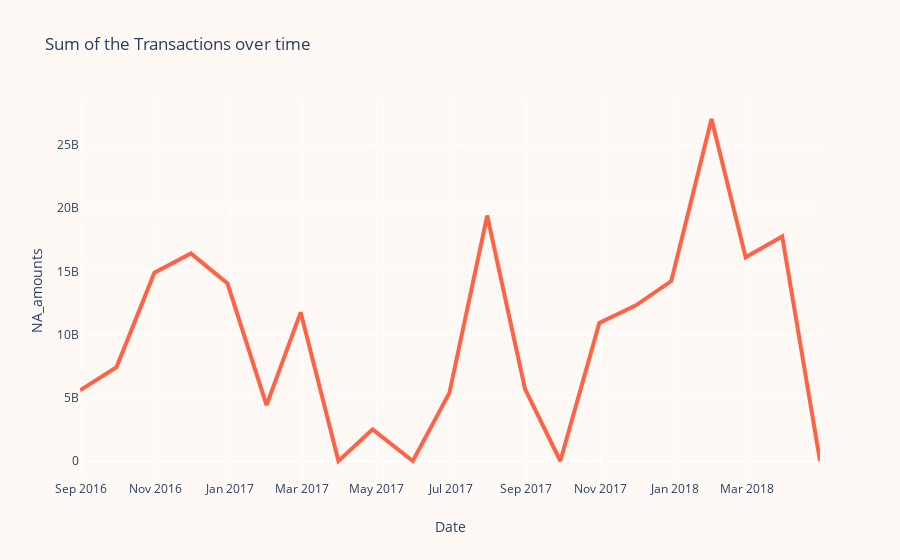

Notebook code for this chart:
### Markdown cell above
# Result of the Transaction Analysis over time
Out of the first graph, we can take the information with the red line wich shoes the amount of Na_values within the transactions and the blue dottet line shows the actual amount of transaction. Interesting to see is that the amount of transaction are so small compared to the amount of Na_values. Further notice is that it actually looks like the visits within the store are kind of seasonal. We interpret the Na values at the end of the project as visits in the store but not purchases. Because the amount of transaction doesn´t really increase within the time the na_values are low, lead to the consumpotion that there were less customers. Therefore a little trend is to see when it comes to the visits within the store. It would be interesting to see if Prophet could be a good prediction model for this case

### Code cell
#Taking a closer look of the actuel transaction, how they arte distributed and what values we get



#these are the amount of transaction with a Nan Value 
dat = data_train_time['totals.transactionRevenue'].isna().resample('BM').count()


dat_values = data_train_time.transaction.resample('BM').sum()

# Take off the date index
datp = dat.reset_index()




values= data_train_time.transaction.resample('W').sum()
values


# Take off the date index
datp = dat.reset_index()

# Plotly
trace0 = go.Scatter(
    x = datp['date'],
    y = values,
    name = 'Transaction_sum',
    line = dict(
        color = ('#ff6347'),
        width = 4)
    
)

data = [trace0]


# Edit the layout
layout = dict(title = 'Sum of the Transactions over time',
              xaxis = dict(title = 'Date'),
              yaxis = dict(title = 'NA_amounts'),
              
              paper_bgcolor='#FFF9F5',
              plot_bgcolor='#FFF9F5'
              )

fig = dict(data=data, layout=layout)
iplot(fig, filename='styled-line')

### Figure 1 — Plotly figure (JSON) as saved in the notebook; plotly's stock layout.template omitted (floating-point values rounded to 4 significant figures)
{"data": [{"line": {"color": "#ff6347", "width": 4}, "name": "Transaction_sum", "type": "scatter", "x": ["2016-08-31T00:00:00", "2016-09-30T00:00:00", "2016-10-31T00:00:00", "2016-11-30T00:00:00", "2016-12-30T00:00:00", "2017-01-31T00:00:00", "2017-02-28T00:00:00", "2017-03-31T00:00:00", "2017-04-28T00:00:00", "2017-05-31T00:00:00", "2017-06-30T00:00:00", "2017-07-31T00:00:00", "2017-08-31T00:00:00", "2017-09-29T00:00:00", "2017-10-31T00:00:00", "2017-11-30T00:00:00", "2017-12-29T00:00:00", "2018-01-31T00:00:00", "2018-02-28T00:00:00", "2018-03-30T00:00:00", "2018-04-30T00:00:00"], "y": [5594260000, 7427120000, 14897930000, 16424250000, 14037690000, 4418670000, 11758470000, 0, 2499370000, 0, 5390600000, 19415790000, 5709690000, 0, 10923330000, 12311940000, 14234310000, 27053480000, 16117830000, 17757750000, 0, 724490000, 946600000, 4638120000, 10561300000, 6301670000, 4583980000, 0, 7501130000, 0, 7267870000, 9826670000, 1192210000, 12260180000, 6169510000, 0, 8589260000, 11635430000, 4355190000, 12520140000, 4138500000, 7795000000, 1857240000, 1234340000, 3498540000, 19549090000, 13313750000, 7841300000, 379980000, 4228840000, 0, 4415620000, 8304940000, 539820000, 3012280000, 8559220000, 10806090000, 0, 9369120000, 1285180000, 5582240000, 3842800000, 9764790000, 4680520000, 1921870000, 2976930000, 2077550000, 1850260000, 852470000, 14632060000, 0, 1515350000, 0, 527560000, 4659430000, 0, 6395800000, 0, 9950780000, 871930000, 1001200000, 2498270000, 5662960000, 4867590000, 1307150000, 0, 0, 5041630000, 5181010000, 2647110000, 1269130000]}], "layout": {"paper_bgcolor": "#FFF9F5", "plot_bgcolor": "#FFF9F5", "title": {"text": "Sum of the Transactions over time"}, "xaxis": {"title": {"text": "Date"}}, "yaxis": {"title": {"text": "NA_amounts"}}}}
